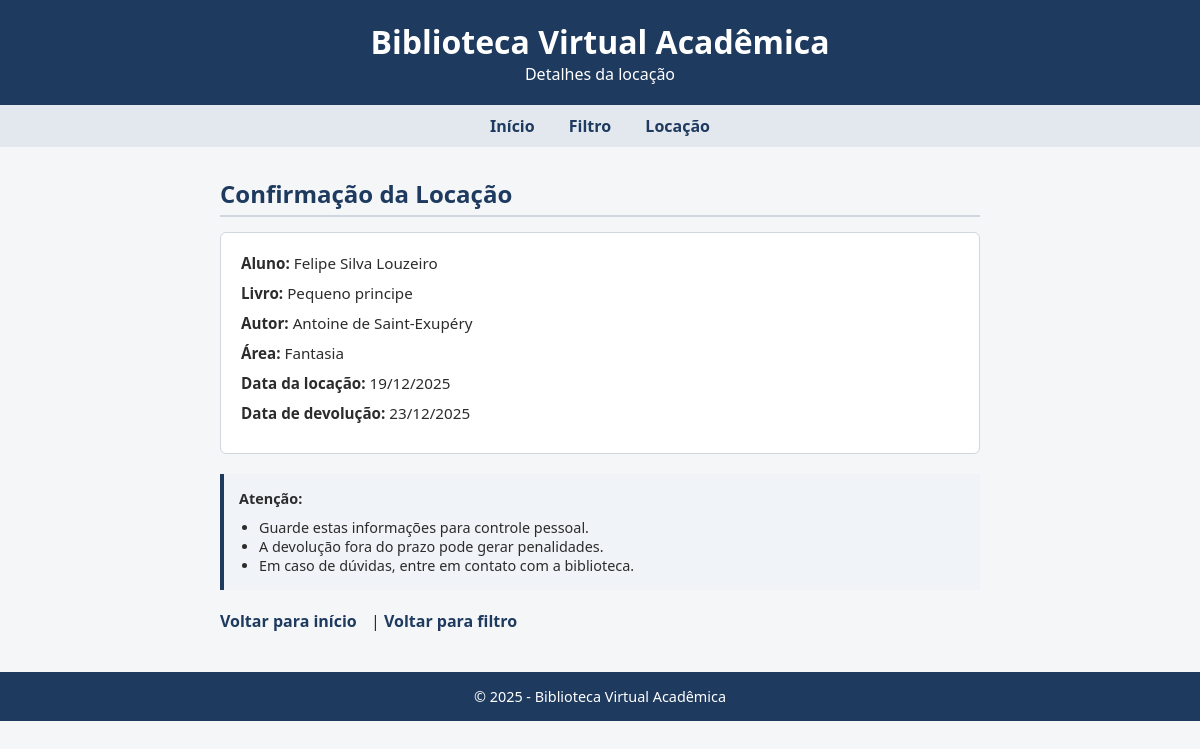
/confirmacao/1/, run on the app's committed database.
### cadastro/models.py (models this page shows, shortened)
class Locacao(models.Model):
    nome = models.CharField(max_length=100)
    cpf = models.CharField(max_length=11)
    data_locacao = models.DateTimeField(auto_now_add=True)
    data_devolucao = models.DateField()
    livro = models.ForeignKey(Livro, on_delete=models.CASCADE)

class Livro(models.Model):
    STATUS_CHOICES = [
        ('D', 'Disponível'),
        ('L', 'Locado'),
    ]
    titulo = models.CharField(max_length=100)
    status = models.CharField(max_length=1, choices=STATUS_CHOICES, default='D')
    autor = models.CharField(max_length=150)
    area = models.CharField(max_length=100)

### cadastro/views.py (the view)
# urls.py: path('confirmacao/<int:livro_id>/', confirmacao_locacao, name='confirmacao_locacao'),
def confirmacao_locacao(request, livro_id):
    livro = get_object_or_404(Livro, id=livro_id)
    locacao = get_object_or_404(
        Locacao,
        livro=livro
    )
    return render(request, 'confirmacao.html', {
        'locacao': locacao
    })

### cadastro/templates/confirmacao.html (shortened to what this page needs)
<!DOCTYPE html>
<html lang="pt-BR">
<head>
</head>
<body>
<header>
    <h1>Biblioteca Virtual Acadêmica</h1>
    <p>Detalhes da locação</p>
</header>
<nav>
    <a href="{% url 'home' %}">Início</a>
    <a href="{% url 'filtro' %}">Filtro</a>
    <a href="{% url 'locacao' %}">Locação</a>
</nav>
<main>
    <section>
        <h2>Confirmação da Locação</h2>
        <div class="box-confirmacao">
            <p><strong>Aluno:</strong> {{ locacao.nome }}</p>
            <p><strong>Livro:</strong> {{ locacao.livro.titulo }}</p>
            <p><strong>Autor:</strong> {{ locacao.livro.autor }}</p>
            <p><strong>Área:</strong> {{ locacao.livro.area }}</p>
            <p><strong>Data da locação:</strong> {{ locacao.data_locacao|date:"d/m/Y" }}</p>
            <p><strong>Data de devolução:</strong> {{ locacao.data_devolucao|date:"d/m/Y" }}</p>
        </div>
        <div class="info">
            <strong>Atenção:</strong>
            <ul>
                <li>Guarde estas informações para controle pessoal.</li>
                <li>A devolução fora do prazo pode gerar penalidades.</li>
                <li>Em caso de dúvidas, entre em contato com a biblioteca.</li>
            </ul>
        </div>
        <div class="links">
            <a href="{% url 'home' %}">Voltar para início</a> |
            <a href="{% url 'filtro' %}">Voltar para filtro</a>
        </div>
    </section>
</main>
<footer>
    <p>&copy; 2025 - Biblioteca Virtual Acadêmica</p>
</footer>
</body>
</html>

### cadastro/templates/confirmacao.html (style rules this page uses)
* { margin: 0; padding: 0; box-sizing: border-box; font-family: "Segoe UI", Tahoma, Arial, sans-serif; }
body { background-color: #f4f6f8; color: #2c2c2c; }
header { background-color: #1f3a5f; color: #ffffff; padding: 20px; text-align: center; }
nav { background-color: #e3e8ee; padding: 10px; text-align: center; }
nav a { color: #1f3a5f; text-decoration: none; margin: 0 15px; font-weight: 600; }
main { max-width: 800px; margin: 30px auto; padding: 0 20px; }
section h2 { color: #1f3a5f; margin-bottom: 15px; border-bottom: 2px solid #d0d7df; padding-bottom: 5px; }
.box-confirmacao { background-color: #ffffff; border: 1px solid #d0d7df; border-radius: 6px; padding: 20px; margin-bottom: 20px; }
.box-confirmacao p { margin-bottom: 10px; font-size: 0.95rem; }
.info { background-color: #f0f3f7; border-left: 4px solid #1f3a5f; padding: 15px; font-size: 0.9rem; }
.info ul { margin-top: 10px; padding-left: 20px; }
.links { margin-top: 20px; }
.links a { color: #1f3a5f; text-decoration: none; font-weight: 600; margin-right: 10px; }
footer { background-color: #1f3a5f; color: #ffffff; text-align: center; padding: 15px; margin-top: 40px; font-size: 0.9rem; }

### data on the page
Locacao: nome "Felipe Silva Louzeiro", livro.titulo "Pequeno principe", livro.autor "Antoine de Saint-Exupéry", livro.area "Fantasia", data_locacao "19/12/2025", data_devolucao "23/12/2025"
